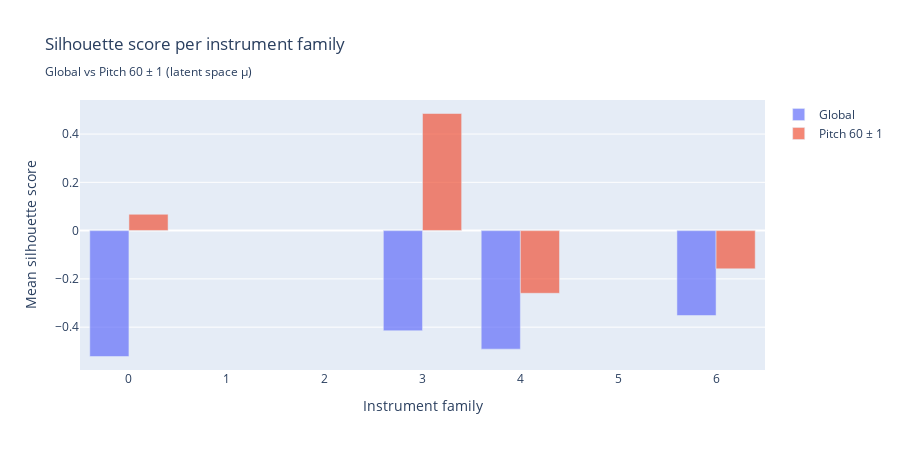

The cell this chart's notebook holds for it:
### Code cell
import pandas as pd
import plotly.graph_objects as go

# --- Dados (a partir dos seus resultados) ---
data = {
    "family": [0, 3, 4, 6],
    "global": [-0.521493, -0.414603, -0.491003, -0.351645],
    "pitch_60": [0.067541, 0.485112, -0.259557, -0.158383],
}

df = pd.DataFrame(data)

# --- Plot ---
fig = go.Figure()

fig.add_trace(
    go.Bar(
        x=df["family"],
        y=df["global"],
        name="Global",
        marker_color="rgba(99, 110, 250, 0.7)",
    )
)

fig.add_trace(
    go.Bar(
        x=df["family"],
        y=df["pitch_60"],
        name="Pitch 60 ± 1",
        marker_color="rgba(239, 85, 59, 0.7)",
    )
)

fig.update_layout(
    title="Silhouette score per instrument family<br><sub>Global vs Pitch 60 ± 1 (latent space μ)</sub>",
    xaxis_title="Instrument family",
    yaxis_title="Mean silhouette score",
    barmode="group",
    width=900,
    height=450,
)

fig.show()

### Figure 1 — Plotly figure (JSON) as saved in the notebook; plotly's stock layout.template omitted (floating-point values rounded to 4 significant figures)
{"data": [{"marker": {"color": "rgba(99, 110, 250, 0.7)"}, "name": "Global", "type": "bar", "x": [0, 3, 4, 6], "y": [-0.5215, -0.4146, -0.491, -0.3516]}, {"marker": {"color": "rgba(239, 85, 59, 0.7)"}, "name": "Pitch 60 ± 1", "type": "bar", "x": [0, 3, 4, 6], "y": [0.06754, 0.4851, -0.2596, -0.1584]}], "layout": {"barmode": "group", "height": 450, "title": {"text": "Silhouette score per instrument family<br><sub>Global vs Pitch 60 ± 1 (latent space μ)</sub>"}, "width": 900, "xaxis": {"title": {"text": "Instrument family"}}, "yaxis": {"title": {"text": "Mean silhouette score"}}}}
